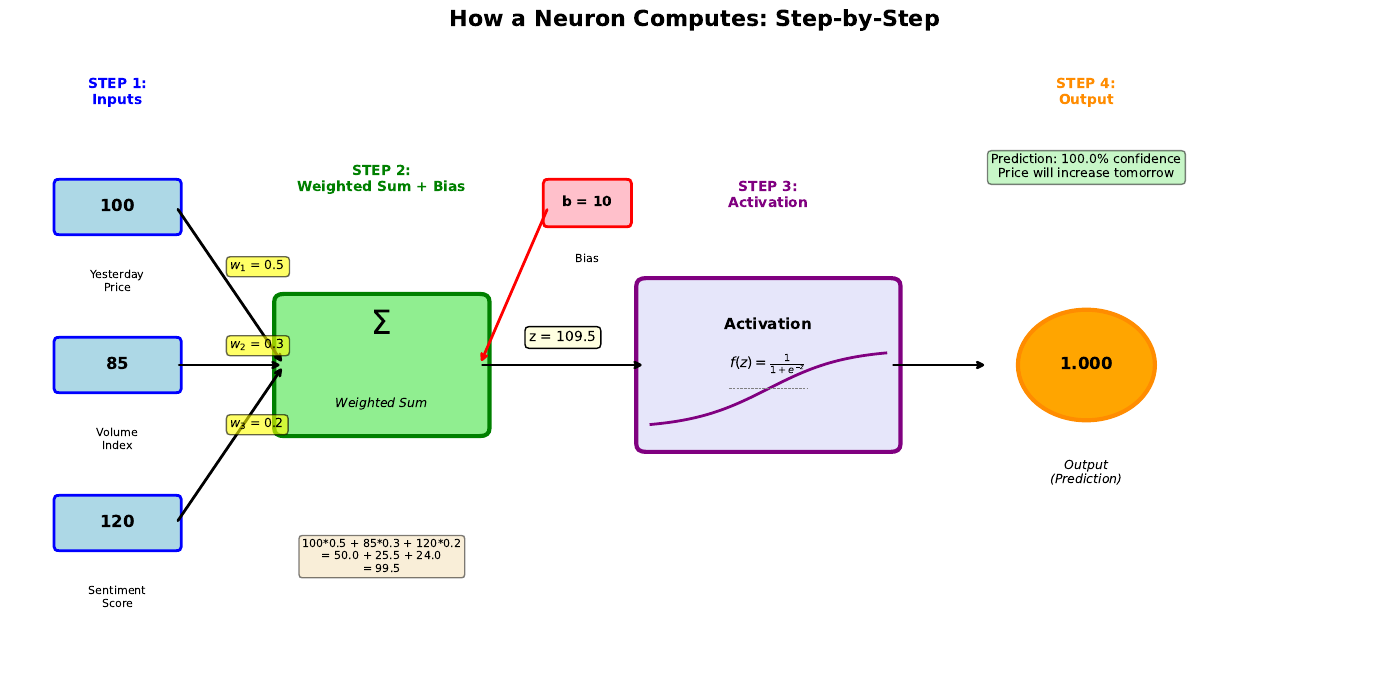

Generate this figure with Python:
# ==============================================================================
# Chart: Single Neuron Function
# Source: https://github.com/Digital-AI-Finance/neural-networks/tree/main/02_single_neuron_function/
# Author: Digital-AI-Finance
# License: MIT License
# Created: 2025-11-23
# ==============================================================================

"""
Single Neuron Function

Mathematical computation inside a single artificial neuron

Source: https://github.com/Digital-AI-Finance/neural-networks/tree/main/02_single_neuron_function/
"""

CHART_METADATA = {
    'name': 'Single Neuron Function',
    'url': 'https://github.com/QuantLet/neural-networks-introduction/tree/main/02_single_neuron_function',
    'author': 'Digital-AI-Finance',
    'license': 'MIT License',
    'created': '2025-11-23',
    'description': 'Mathematical computation inside a single artificial neuron'
}

import matplotlib.pyplot as plt
import matplotlib.patches as patches
from matplotlib.patches import FancyBboxPatch, FancyArrowPatch, Circle, Rectangle
import numpy as np

# Set up the figure
fig, ax = plt.subplots(1, 1, figsize=(14, 7))
ax.set_xlim(0, 14)
ax.set_ylim(0, 8)
ax.axis('off')
fig.suptitle('How a Neuron Computes: Step-by-Step', fontsize=16, fontweight='bold')

# Example values for demonstration
inputs = [100, 85, 120]  # Market features: yesterday's price, volume index, sentiment score
weights = [0.5, 0.3, 0.2]
bias = 10
input_labels = ['Yesterday\nPrice', 'Volume\nIndex', 'Sentiment\nScore']

# Step 1: Inputs
x_start = 0.5
for i in range(3):
    y_pos = 6 - i * 2
    # Input box
    input_box = FancyBboxPatch((x_start, y_pos-0.3), 1.2, 0.6, boxstyle='round,pad=0.05',
                               facecolor='lightblue', edgecolor='blue', linewidth=2)
    ax.add_patch(input_box)
    ax.text(x_start + 0.6, y_pos, f'{inputs[i]}', fontsize=12, ha='center', va='center', fontweight='bold')
    ax.text(x_start + 0.6, y_pos - 0.8, input_labels[i], fontsize=8, ha='center', va='top')

    # Arrow to multiplication
    ax.annotate('', xy=(2.8, 4), xytext=(x_start + 1.2, y_pos),
                arrowprops=dict(arrowstyle='->', lw=2, color='black'))

    # Weight label on arrow
    mid_x = (x_start + 1.2 + 2.8) / 2
    mid_y = (y_pos + 4) / 2
    ax.text(mid_x, mid_y + 0.2, f'$w_{i+1}$ = {weights[i]}', fontsize=9,
            bbox=dict(boxstyle='round', facecolor='yellow', alpha=0.6))

# Step 2: Multiplication and Summation
sum_box = FancyBboxPatch((2.8, 3.2), 2, 1.6, boxstyle='round,pad=0.1',
                         facecolor='lightgreen', edgecolor='green', linewidth=3)
ax.add_patch(sum_box)
ax.text(3.8, 4.5, r'$\Sigma$', fontsize=24, ha='center', va='center', fontweight='bold')
ax.text(3.8, 3.5, 'Weighted Sum', fontsize=9, ha='center', va='center', style='italic')

# Calculate weighted sum
weighted_sum = sum([inputs[i] * weights[i] for i in range(3)])

# Show calculation details
calc_text = f'{inputs[0]}*{weights[0]} + {inputs[1]}*{weights[1]} + {inputs[2]}*{weights[2]}\n'
calc_text += f'= {inputs[0]*weights[0]:.1f} + {inputs[1]*weights[1]:.1f} + {inputs[2]*weights[2]:.1f}\n'
calc_text += f'= {weighted_sum:.1f}'
ax.text(3.8, 1.8, calc_text, fontsize=8, ha='center', va='top',
        bbox=dict(boxstyle='round', facecolor='wheat', alpha=0.5))

# Bias addition
ax.annotate('', xy=(4.8, 4), xytext=(5.5, 6),
            arrowprops=dict(arrowstyle='->', lw=2, color='red'))
bias_box = FancyBboxPatch((5.5, 5.8), 0.8, 0.5, boxstyle='round,pad=0.05',
                          facecolor='pink', edgecolor='red', linewidth=2)
ax.add_patch(bias_box)
ax.text(5.9, 6.05, f'b = {bias}', fontsize=10, ha='center', va='center', fontweight='bold')
ax.text(5.9, 5.4, 'Bias', fontsize=8, ha='center', va='top')

# Arrow to activation function
ax.annotate('', xy=(6.5, 4), xytext=(4.8, 4),
            arrowprops=dict(arrowstyle='->', lw=2, color='black'))
ax.text(5.65, 4.3, f'z = {weighted_sum + bias:.1f}', fontsize=10, ha='center',
        bbox=dict(boxstyle='round', facecolor='lightyellow'))

# Step 3: Activation Function
activation_box = FancyBboxPatch((6.5, 3), 2.5, 2, boxstyle='round,pad=0.1',
                                facecolor='lavender', edgecolor='purple', linewidth=3)
ax.add_patch(activation_box)
ax.text(7.75, 4.5, 'Activation', fontsize=11, ha='center', va='center', fontweight='bold')
ax.text(7.75, 4, r'$f(z) = \frac{1}{1+e^{-z}}$', fontsize=10, ha='center', va='center')

# Sigmoid curve illustration (small)
x_curve = np.linspace(-3, 3, 100)
y_curve = 1 / (1 + np.exp(-x_curve))
# Normalize to fit in the box
x_plot = 7.75 + x_curve * 0.4
y_plot = 3.2 + y_curve * 1
ax.plot(x_plot, y_plot, 'purple', linewidth=2)
ax.plot([7.35, 8.15], [3.7, 3.7], 'gray', linewidth=0.5, linestyle='--')  # center line

# Calculate output
z = weighted_sum + bias
output = 1 / (1 + np.exp(-z))

# Arrow to output
ax.annotate('', xy=(10, 4), xytext=(9, 4),
            arrowprops=dict(arrowstyle='->', lw=2, color='black'))

# Step 4: Output
output_circle = Circle((11, 4), 0.7, facecolor='orange', edgecolor='darkorange', linewidth=3)
ax.add_patch(output_circle)
ax.text(11, 4, f'{output:.3f}', fontsize=12, ha='center', va='center', fontweight='bold')
ax.text(11, 2.8, 'Output\n(Prediction)', fontsize=9, ha='center', va='top', style='italic')

# Interpretation box
interp_text = f'Prediction: {output:.1%} confidence\nPrice will increase tomorrow'
ax.text(11, 6.5, interp_text, fontsize=9, ha='center', va='center',
        bbox=dict(boxstyle='round', facecolor='lightgreen', alpha=0.5))

# Add step labels
ax.text(1.1, 7.3, 'STEP 1:\nInputs', fontsize=10, ha='center', fontweight='bold', color='blue')
ax.text(3.8, 6.2, 'STEP 2:\nWeighted Sum + Bias', fontsize=10, ha='center', fontweight='bold', color='green')
ax.text(7.75, 6, 'STEP 3:\nActivation', fontsize=10, ha='center', fontweight='bold', color='purple')
ax.text(11, 7.3, 'STEP 4:\nOutput', fontsize=10, ha='center', fontweight='bold', color='darkorange')

plt.tight_layout()
plt.savefig('single_neuron_computation.pdf', bbox_inches='tight', dpi=300)
print("Chart saved: single_neuron_computation.pdf")

# Source: https://github.com/Digital-AI-Finance/neural-networks/tree/main/02_single_neuron_function/
